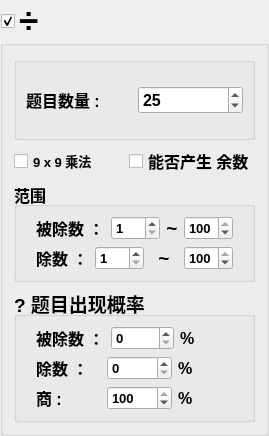
       <widget class="QGroupBox" name="divideGrp">
        <property name="font">
         <font>
          <family>Arial</family>
          <pointsize>26</pointsize>
          <weight>75</weight>
          <bold>true</bold>
         </font>
        </property>
        <property name="title">
         <string>÷</string>
        </property>
        <property name="flat">
         <bool>false</bool>
        </property>
        <property name="checkable">
         <bool>true</bool>
        </property>
        <layout class="QVBoxLayout" name="verticalLayout_5" stretch="1,0,3,4">
         <item>
          <widget class="QGroupBox" name="groupBox_3">
           <property name="title">
            <string/>
           </property>
           <property name="flat">
            <bool>false</bool>
           </property>
           <layout class="QHBoxLayout" name="horizontalLayout_8">
            <item>
             <widget class="QLabel" name="label_25">
              <property name="font">
               <font>
                <family>Arial</family>
                <pointsize>12</pointsize>
                <weight>75</weight>
                <bold>true</bold>
               </font>
              </property>
              <property name="text">
               <string>题目数量 :</string>
              </property>
             </widget>
            </item>
            <item>
             <widget class="QSpinBox" name="divideQuestionCntSpn">
              <property name="font">
               <font>
                <family>Arial</family>
                <pointsize>12</pointsize>
                <weight>75</weight>
                <bold>true</bold>
               </font>
              </property>
              <property name="maximum">
               <number>1000</number>
              </property>
              <property name="value">
               <number>25</number>
              </property>
             </widget>
            </item>
           </layout>
          </widget>
         </item>
         <item>
          <layout class="QHBoxLayout" name="horizontalLayout_29">
           <item>
            <widget class="QCheckBox" name="chk9x9">
             <property name="font">
              <font>
               <family>Arial</family>
               <pointsize>10</pointsize>
               <weight>75</weight>
               <bold>true</bold>
              </font>
             </property>
             <property name="text">
              <string>9 x 9 乘法</string>
             </property>
            </widget>
           </item>
           <item>
            <widget class="QCheckBox" name="divideModChk">
             <property name="enabled">
              <bool>true</bool>
             </property>
             <property name="font">
              <font>
               <family>Arial</family>
               <pointsize>12</pointsize>
               <weight>75</weight>
               <bold>true</bold>
              </font>
             </property>
             <property name="text">
              <string>能否产生 余数</string>
             </property>
            </widget>
           </item>
          </layout>
         </item>
         <item>
          <widget class="QGroupBox" name="range_4">
           <property name="font">
            <font>
             <family>Arial</family>
             <pointsize>12</pointsize>
             <weight>75</weight>
             <bold>true</bold>
            </font>
           </property>
           <property name="title">
            <string>范围</string>
           </property>
           <layout class="QVBoxLayout" name="verticalLayout_12">
            <item>
             <layout class="QHBoxLayout" name="horizontalLayout_24">
              <property name="leftMargin">
               <number>10</number>
              </property>
              <property name="rightMargin">
               <number>10</number>
              </property>
              <item>
               <widget class="QLabel" name="label_26">
                <property name="font">
                 <font>
                  <family>Arial</family>
                  <pointsize>12</pointsize>
                  <weight>75</weight>
                  <bold>true</bold>
                 </font>
                </property>
                <property name="text">
                 <string>被除数 ：</string>
                </property>
               </widget>
              </item>
              <item>
               <widget class="QSpinBox" name="divide1minSpn">
                <property name="font">
                 <font>
                  <family>Arial</family>
                  <pointsize>10</pointsize>
                  <weight>75</weight>
                  <bold>true</bold>
                 </font>
                </property>
                <property name="minimum">
                 <number>1</number>
                </property>
                <property name="maximum">
                 <number>100</number>
                </property>
               </widget>
              </item>
              <item>
               <widget class="QLabel" name="label_27">
                <property name="font">
                 <font>
                  <family>Arial</family>
                  <pointsize>14</pointsize>
                  <weight>75</weight>
                  <bold>true</bold>
                 </font>
                </property>
                <property name="text">
                 <string>~</string>
                </property>
                <property name="alignment">
                 <set>Qt::AlignCenter</set>
                </property>
               </widget>
              </item>
              <item>
               <widget class="QSpinBox" name="divide1maxSpn">
                <property name="font">
                 <font>
                  <family>Arial</family>
                  <pointsize>10</pointsize>
                  <weight>75</weight>
                  <bold>true</bold>
                 </font>
                </property>
                <property name="minimum">
                 <number>1</number>
                </property>
                <property name="maximum">
                 <number>100</number>
                </property>
                <property name="value">
                 <number>100</number>
                </property>
               </widget>
              </item>
             </layout>
            </item>
            <item>
             <layout class="QHBoxLayout" name="horizontalLayout_25">
              <property name="leftMargin">
               <number>10</number>
              </property>
              <property name="rightMargin">
               <number>10</number>
              </property>
              <item>
               <widget class="QLabel" name="label_29">
                <property name="font">
                 <font>
                  <family>Arial</family>
                  <pointsize>12</pointsize>
                  <weight>75</weight>
                  <bold>true</bold>
                 </font>
                </property>
                <property name="text">
                 <string>除数 ：</string>
                </property>
               </widget>
              </item>
              <item>
               <widget class="QSpinBox" name="divide2minSpn">
                <property name="font">
                 <font>
                  <family>Arial</family>
                  <pointsize>10</pointsize>
                  <weight>75</weight>
                  <bold>true</bold>
                 </font>
                </property>
                <property name="minimum">
                 <number>1</number>
                </property>
                <property name="maximum">
                 <number>100</number>
                </property>
               </widget>
              </item>
              <item>
               <widget class="QLabel" name="label_28">
                <property name="font">
                 <font>
                  <family>Arial</family>
                  <pointsize>14</pointsize>
                  <weight>75</weight>
                  <bold>true</bold>
                 </font>
                </property>
                <property name="text">
                 <string>~</string>
                </property>
                <property name="alignment">
                 <set>Qt::AlignCenter</set>
                </property>
               </widget>
              </item>
              <item>
               <widget class="QSpinBox" name="divide2maxSpn">
                <property name="font">
                 <font>
                  <family>Arial</family>
                  <pointsize>10</pointsize>
                  <weight>75</weight>
                  <bold>true</bold>
                 </font>
                </property>
                <property name="minimum">
                 <number>1</number>
                </property>
                <property name="maximum">
                 <number>100</number>
                </property>
                <property name="value">
                 <number>100</number>
                </property>
               </widget>
              </item>
             </layout>
            </item>
           </layout>
          </widget>
         </item>
         <item>
          <widget class="QGroupBox" name="possibilitiesGrp_4">
           <property name="font">
            <font>
             <family>Arial</family>
             <pointsize>14</pointsize>
             <weight>75</weight>
             <bold>true</bold>
            </font>
           </property>
           <property name="title">
            <string>? 题目出现概率</string>
           </property>
           <layout class="QVBoxLayout" name="verticalLayout_13">
            <item>
             <layout class="QHBoxLayout" name="horizontalLayout_26">
              <property name="leftMargin">
               <number>10</number>
              </property>
              <item>
               <widget class="QLabel" name="label_30">
                <property name="font">
                 <font>
                  <family>Arial</family>
                  <pointsize>12</pointsize>
                  <weight>75</weight>
                  <bold>true</bold>
                 </font>
                </property>
                <property name="text">
                 <string>被除数 ：</string>
                </property>
               </widget>
              </item>
              <item>
               <widget class="QSpinBox" name="divide1rateSpn">
                <property name="font">
                 <font>
                  <family>Arial</family>
                  <pointsize>10</pointsize>
                  <weight>75</weight>
                  <bold>true</bold>
                 </font>
                </property>
                <property name="maximum">
                 <number>100</number>
                </property>
               </widget>
              </item>
              <item>
               <widget class="QLabel" name="label_43">
                <property name="font">
                 <font>
                  <family>Arial</family>
                  <pointsize>12</pointsize>
                  <weight>75</weight>
                  <bold>true</bold>
                 </font>
                </property>
                <property name="text">
                 <string>%</string>
                </property>
               </widget>
              </item>
             </layout>
            </item>
            <item>
             <layout class="QHBoxLayout" name="horizontalLayout_27">
              <property name="leftMargin">
               <number>10</number>
              </property>
              <item>
               <widget class="QLabel" name="label_31">
                <property name="font">
                 <font>
                  <family>Arial</family>
                  <pointsize>12</pointsize>
                  <weight>75</weight>
                  <bold>true</bold>
                 </font>
                </property>
                <property name="text">
                 <string>除数 ：</string>
                </property>
               </widget>
              </item>
              <item>
               <widget class="QSpinBox" name="divide2rateSpn">
                <property name="font">
                 <font>
                  <family>Arial</family>
                  <pointsize>10</pointsize>
                  <weight>75</weight>
                  <bold>true</bold>
                 </font>
                </property>
                <property name="maximum">
                 <number>100</number>
                </property>
               </widget>
              </item>
              <item>
               <widget class="QLabel" name="label_42">
                <property name="font">
                 <font>
                  <family>Arial</family>
                  <pointsize>12</pointsize>
                  <weight>75</weight>
                  <bold>true</bold>
                 </font>
                </property>
                <property name="text">
                 <string>%</string>
                </property>
               </widget>
              </item>
             </layout>
            </item>
            <item>
             <layout class="QHBoxLayout" name="horizontalLayout_28">
              <property name="leftMargin">
               <number>10</number>
              </property>
              <item>
               <widget class="QLabel" name="label_32">
                <property name="font">
                 <font>
                  <family>Arial</family>
                  <pointsize>12</pointsize>
                  <weight>75</weight>
                  <bold>true</bold>
                 </font>
                </property>
                <property name="text">
                 <string>商 : </string>
                </property>
               </widget>
              </item>
              <item>
               <widget class="QSpinBox" name="divide3rateSpn">
                <property name="font">
                 <font>
                  <family>Arial</family>
                  <pointsize>10</pointsize>
                  <weight>75</weight>
                  <bold>true</bold>
                 </font>
                </property>
                <property name="maximum">
                 <number>100</number>
                </property>
                <property name="value">
                 <number>100</number>
                </property>
               </widget>
              </item>
              <item>
               <widget class="QLabel" name="label_44">
                <property name="font">
                 <font>
                  <family>Arial</family>
                  <pointsize>12</pointsize>
                  <weight>75</weight>
                  <bold>true</bold>
                 </font>
                </property>
                <property name="text">
                 <string>%</string>
                </property>
               </widget>
              </item>
             </layout>
            </item>
           </layout>
          </widget>
         </item>
        </layout>
       </widget>
